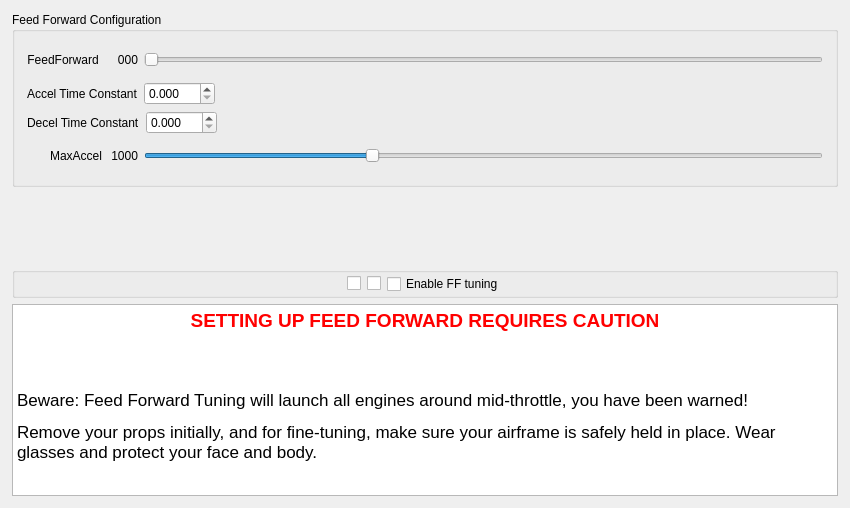
         <widget class="QWidget" name="scrollAreaWidgetContents_2">
          <property name="geometry">
           <rect>
            <x>0</x>
            <y>0</y>
            <width>850</width>
            <height>508</height>
           </rect>
          </property>
          <layout class="QVBoxLayout" name="verticalLayout_18">
           <property name="margin">
            <number>12</number>
           </property>
           <item>
            <widget class="QGroupBox" name="groupBox_12">
             <property name="title">
              <string>Feed Forward Configuration</string>
             </property>
             <layout class="QGridLayout" name="gridLayout_8">
              <property name="margin">
               <number>12</number>
              </property>
              <item row="2" column="0" colspan="3">
               <layout class="QHBoxLayout" name="horizontalLayout_10">
                <item>
                 <widget class="QLabel" name="label_22">
                  <property name="text">
                   <string>Decel Time Constant</string>
                  </property>
                 </widget>
                </item>
                <item>
                 <widget class="QDoubleSpinBox" name="decelTime">
                  <property name="enabled">
                   <bool>true</bool>
                  </property>
                  <property name="focusPolicy">
                   <enum>Qt::StrongFocus</enum>
                  </property>
                  <property name="toolTip">
                   <string>When tuning: Slowly raise decel time from zero to just
under the level where the motor starts to undershoot
its target speed when decelerating.

Do it after accel time is setup.</string>
                  </property>
                  <property name="decimals">
                   <number>3</number>
                  </property>
                  <property name="maximum">
                   <double>100.000000000000000</double>
                  </property>
                  <property name="singleStep">
                   <double>0.010000000000000</double>
                  </property>
                 </widget>
                </item>
                <item>
                 <spacer name="horizontalSpacer_12">
                  <property name="orientation">
                   <enum>Qt::Horizontal</enum>
                  </property>
                  <property name="sizeHint" stdset="0">
                   <size>
                    <width>40</width>
                    <height>20</height>
                   </size>
                  </property>
                 </spacer>
                </item>
               </layout>
              </item>
              <item row="1" column="0" colspan="3">
               <layout class="QHBoxLayout" name="horizontalLayout_9">
                <item>
                 <widget class="QLabel" name="label_21">
                  <property name="text">
                   <string>Accel Time Constant</string>
                  </property>
                 </widget>
                </item>
                <item>
                 <widget class="QDoubleSpinBox" name="accelTime">
                  <property name="enabled">
                   <bool>true</bool>
                  </property>
                  <property name="focusPolicy">
                   <enum>Qt::StrongFocus</enum>
                  </property>
                  <property name="toolTip">
                   <string>In miliseconds.
When tuning: Slowly raise accel time from zero to just
under the level where the motor starts to overshoot
its target speed.</string>
                  </property>
                  <property name="decimals">
                   <number>3</number>
                  </property>
                  <property name="maximum">
                   <double>100.000000000000000</double>
                  </property>
                  <property name="singleStep">
                   <double>0.010000000000000</double>
                  </property>
                 </widget>
                </item>
                <item>
                 <spacer name="horizontalSpacer_13">
                  <property name="orientation">
                   <enum>Qt::Horizontal</enum>
                  </property>
                  <property name="sizeHint" stdset="0">
                   <size>
                    <width>40</width>
                    <height>20</height>
                   </size>
                  </property>
                 </spacer>
                </item>
               </layout>
              </item>
              <item row="3" column="1">
               <widget class="QLabel" name="maxAccelSliderValue">
                <property name="maximumSize">
                 <size>
                  <width>16777215</width>
                  <height>16</height>
                 </size>
                </property>
                <property name="text">
                 <string>1000</string>
                </property>
                <property name="alignment">
                 <set>Qt::AlignRight|Qt::AlignTrailing|Qt::AlignVCenter</set>
                </property>
               </widget>
              </item>
              <item row="0" column="2">
               <widget class="QSlider" name="feedForwardSlider">
                <property name="enabled">
                 <bool>true</bool>
                </property>
                <property name="minimumSize">
                 <size>
                  <width>0</width>
                  <height>32</height>
                 </size>
                </property>
                <property name="focusPolicy">
                 <enum>Qt::StrongFocus</enum>
                </property>
                <property name="toolTip">
                 <string>Overall level of feed forward (in percentage).</string>
                </property>
                <property name="maximum">
                 <number>100</number>
                </property>
                <property name="singleStep">
                 <number>1</number>
                </property>
                <property name="orientation">
                 <enum>Qt::Horizontal</enum>
                </property>
                <property name="tickPosition">
                 <enum>QSlider::NoTicks</enum>
                </property>
               </widget>
              </item>
              <item row="3" column="2">
               <widget class="QSlider" name="maxAccelSlider">
                <property name="minimumSize">
                 <size>
                  <width>0</width>
                  <height>32</height>
                 </size>
                </property>
                <property name="focusPolicy">
                 <enum>Qt::StrongFocus</enum>
                </property>
                <property name="toolTip">
                 <string>Limits how much the engines can accelerate or decelerate.
In 'units per second', a sound default is 1000.</string>
                </property>
                <property name="minimum">
                 <number>500</number>
                </property>
                <property name="maximum">
                 <number>2000</number>
                </property>
                <property name="value">
                 <number>1000</number>
                </property>
                <property name="orientation">
                 <enum>Qt::Horizontal</enum>
                </property>
                <property name="invertedAppearance">
                 <bool>false</bool>
                </property>
                <property name="invertedControls">
                 <bool>false</bool>
                </property>
               </widget>
              </item>
              <item row="3" column="0">
               <widget class="QLabel" name="label_37">
                <property name="sizePolicy">
                 <sizepolicy hsizetype="Minimum" vsizetype="Preferred">
                  <horstretch>0</horstretch>
                  <verstretch>0</verstretch>
                 </sizepolicy>
                </property>
                <property name="minimumSize">
                 <size>
                  <width>0</width>
                  <height>0</height>
                 </size>
                </property>
                <property name="maximumSize">
                 <size>
                  <width>16777215</width>
                  <height>16</height>
                 </size>
                </property>
                <property name="text">
                 <string>MaxAccel</string>
                </property>
                <property name="alignment">
                 <set>Qt::AlignRight|Qt::AlignTrailing|Qt::AlignVCenter</set>
                </property>
               </widget>
              </item>
              <item row="0" column="1">
               <widget class="QLabel" name="feedForwardSliderValue">
                <property name="minimumSize">
                 <size>
                  <width>30</width>
                  <height>0</height>
                 </size>
                </property>
                <property name="text">
                 <string>000</string>
                </property>
                <property name="alignment">
                 <set>Qt::AlignRight|Qt::AlignTrailing|Qt::AlignVCenter</set>
                </property>
               </widget>
              </item>
              <item row="0" column="0">
               <widget class="QLabel" name="label_20">
                <property name="minimumSize">
                 <size>
                  <width>0</width>
                  <height>0</height>
                 </size>
                </property>
                <property name="text">
                 <string>FeedForward </string>
                </property>
                <property name="alignment">
                 <set>Qt::AlignRight|Qt::AlignTrailing|Qt::AlignVCenter</set>
                </property>
               </widget>
              </item>
             </layout>
            </widget>
           </item>
           <item>
            <spacer name="verticalSpacer_5">
             <property name="orientation">
              <enum>Qt::Vertical</enum>
             </property>
             <property name="sizeHint" stdset="0">
              <size>
               <width>20</width>
               <height>40</height>
              </size>
             </property>
            </spacer>
           </item>
           <item>
            <widget class="QGroupBox" name="groupBox_13">
             <property name="title">
              <string/>
             </property>
             <layout class="QHBoxLayout" name="horizontalLayout_5">
              <property name="margin">
               <number>0</number>
              </property>
              <item>
               <spacer name="horizontalSpacer_8">
                <property name="orientation">
                 <enum>Qt::Horizontal</enum>
                </property>
                <property name="sizeHint" stdset="0">
                 <size>
                  <width>267</width>
                  <height>20</height>
                 </size>
                </property>
               </spacer>
              </item>
              <item>
               <widget class="QCheckBox" name="ffTestBox1">
                <property name="focusPolicy">
                 <enum>Qt::StrongFocus</enum>
                </property>
                <property name="toolTip">
                 <string>&lt;!DOCTYPE HTML PUBLIC &quot;-//W3C//DTD HTML 4.0//EN&quot; &quot;http://www.w3.org/TR/REC-html40/strict.dtd&quot;&gt;
&lt;html&gt;&lt;head&gt;&lt;meta name=&quot;qrichtext&quot; content=&quot;1&quot; /&gt;&lt;style type=&quot;text/css&quot;&gt;
p, li { white-space: pre-wrap; }
&lt;/style&gt;&lt;/head&gt;&lt;body style=&quot; font-family:'Ubuntu'; font-size:11pt; font-weight:400; font-style:normal;&quot;&gt;
&lt;p style=&quot; margin-top:0px; margin-bottom:0px; margin-left:0px; margin-right:0px; -qt-block-indent:0; text-indent:0px;&quot;&gt;&lt;span style=&quot; font-family:'Sans'; font-size:10pt;&quot;&gt;Beware! Check &lt;/span&gt;&lt;span style=&quot; font-family:'Sans'; font-size:10pt; font-weight:600;&quot;&gt;all three&lt;/span&gt;&lt;span style=&quot; font-family:'Sans'; font-size:10pt;&quot;&gt; checkboxes to test Feed Forward.&lt;/span&gt;&lt;/p&gt;
&lt;p style=&quot; margin-top:0px; margin-bottom:0px; margin-left:0px; margin-right:0px; -qt-block-indent:0; text-indent:0px;&quot;&gt;&lt;span style=&quot; font-family:'Sans'; font-size:10pt;&quot;&gt;It will run only if your airframe armed.&lt;/span&gt;&lt;/p&gt;&lt;/body&gt;&lt;/html&gt;</string>
                </property>
                <property name="text">
                 <string/>
                </property>
               </widget>
              </item>
              <item>
               <widget class="QCheckBox" name="ffTestBox2">
                <property name="focusPolicy">
                 <enum>Qt::StrongFocus</enum>
                </property>
                <property name="toolTip">
                 <string>&lt;!DOCTYPE HTML PUBLIC &quot;-//W3C//DTD HTML 4.0//EN&quot; &quot;http://www.w3.org/TR/REC-html40/strict.dtd&quot;&gt;
&lt;html&gt;&lt;head&gt;&lt;meta name=&quot;qrichtext&quot; content=&quot;1&quot; /&gt;&lt;style type=&quot;text/css&quot;&gt;
p, li { white-space: pre-wrap; }
&lt;/style&gt;&lt;/head&gt;&lt;body style=&quot; font-family:'Ubuntu'; font-size:11pt; font-weight:400; font-style:normal;&quot;&gt;
&lt;p style=&quot; margin-top:0px; margin-bottom:0px; margin-left:0px; margin-right:0px; -qt-block-indent:0; text-indent:0px;&quot;&gt;&lt;span style=&quot; font-family:'Sans'; font-size:10pt;&quot;&gt;Beware! Check &lt;/span&gt;&lt;span style=&quot; font-family:'Sans'; font-size:10pt; font-weight:600;&quot;&gt;all three&lt;/span&gt;&lt;span style=&quot; font-family:'Sans'; font-size:10pt;&quot;&gt; checkboxes to test Feed Forward.&lt;/span&gt;&lt;/p&gt;
&lt;p style=&quot; margin-top:0px; margin-bottom:0px; margin-left:0px; margin-right:0px; -qt-block-indent:0; text-indent:0px;&quot;&gt;&lt;span style=&quot; font-family:'Sans'; font-size:10pt;&quot;&gt;It will run only if your airframe armed.&lt;/span&gt;&lt;/p&gt;&lt;/body&gt;&lt;/html&gt;</string>
                </property>
                <property name="text">
                 <string/>
                </property>
               </widget>
              </item>
              <item>
               <widget class="QCheckBox" name="ffTestBox3">
                <property name="focusPolicy">
                 <enum>Qt::StrongFocus</enum>
                </property>
                <property name="toolTip">
                 <string>&lt;!DOCTYPE HTML PUBLIC &quot;-//W3C//DTD HTML 4.0//EN&quot; &quot;http://www.w3.org/TR/REC-html40/strict.dtd&quot;&gt;
&lt;html&gt;&lt;head&gt;&lt;meta name=&quot;qrichtext&quot; content=&quot;1&quot; /&gt;&lt;style type=&quot;text/css&quot;&gt;
p, li { white-space: pre-wrap; }
&lt;/style&gt;&lt;/head&gt;&lt;body style=&quot; font-family:'Ubuntu'; font-size:11pt; font-weight:400; font-style:normal;&quot;&gt;
&lt;p style=&quot; margin-top:0px; margin-bottom:0px; margin-left:0px; margin-right:0px; -qt-block-indent:0; text-indent:0px;&quot;&gt;&lt;span style=&quot; font-family:'Sans'; font-size:10pt;&quot;&gt;Beware! Check &lt;/span&gt;&lt;span style=&quot; font-family:'Sans'; font-size:10pt; font-weight:600;&quot;&gt;all three&lt;/span&gt;&lt;span style=&quot; font-family:'Sans'; font-size:10pt;&quot;&gt; checkboxes to test Feed Forward.&lt;/span&gt;&lt;/p&gt;
&lt;p style=&quot; margin-top:0px; margin-bottom:0px; margin-left:0px; margin-right:0px; -qt-block-indent:0; text-indent:0px;&quot;&gt;&lt;span style=&quot; font-family:'Sans'; font-size:10pt;&quot;&gt;It will run only if your airframe armed.&lt;/span&gt;&lt;/p&gt;&lt;/body&gt;&lt;/html&gt;</string>
                </property>
                <property name="text">
                 <string>Enable FF tuning</string>
                </property>
               </widget>
              </item>
              <item>
               <spacer name="horizontalSpacer_7">
                <property name="orientation">
                 <enum>Qt::Horizontal</enum>
                </property>
                <property name="sizeHint" stdset="0">
                 <size>
                  <width>267</width>
                  <height>20</height>
                 </size>
                </property>
               </spacer>
              </item>
             </layout>
            </widget>
           </item>
           <item>
            <widget class="QTextBrowser" name="textBrowser">
             <property name="sizePolicy">
              <sizepolicy hsizetype="Expanding" vsizetype="MinimumExpanding">
               <horstretch>0</horstretch>
               <verstretch>0</verstretch>
              </sizepolicy>
             </property>
             <property name="minimumSize">
              <size>
               <width>0</width>
               <height>40</height>
              </size>
             </property>
             <property name="html">
              <string>&lt;!DOCTYPE HTML PUBLIC &quot;-//W3C//DTD HTML 4.0//EN&quot; &quot;http://www.w3.org/TR/REC-html40/strict.dtd&quot;&gt;
&lt;html&gt;&lt;head&gt;&lt;meta name=&quot;qrichtext&quot; content=&quot;1&quot; /&gt;&lt;style type=&quot;text/css&quot;&gt;
p, li { white-space: pre-wrap; }
&lt;/style&gt;&lt;/head&gt;&lt;body style=&quot; font-family:'Lucida Grande'; font-size:13pt; font-weight:400; font-style:normal;&quot;&gt;
&lt;table border=&quot;0&quot; style=&quot;-qt-table-type: root; margin-top:4px; margin-bottom:4px; margin-left:4px; margin-right:4px;&quot;&gt;
&lt;tr&gt;
&lt;td style=&quot;border: none;&quot;&gt;
&lt;p align=&quot;center&quot; style=&quot; margin-top:0px; margin-bottom:0px; margin-left:0px; margin-right:0px; -qt-block-indent:0; text-indent:0px;&quot;&gt;&lt;span style=&quot; font-family:'Ubuntu'; font-size:14pt; font-weight:600; color:#ff0000;&quot;&gt;SETTING UP FEED FORWARD REQUIRES CAUTION&lt;/span&gt;&lt;/p&gt;
&lt;p style=&quot;-qt-paragraph-type:empty; margin-top:0px; margin-bottom:0px; margin-left:0px; margin-right:0px; -qt-block-indent:0; text-indent:0px; font-family:'Ubuntu'; font-size:11pt;&quot;&gt;&lt;br /&gt;&lt;/p&gt;
&lt;p style=&quot; margin-top:0px; margin-bottom:0px; margin-left:0px; margin-right:0px; -qt-block-indent:0; text-indent:0px;&quot;&gt;&lt;span style=&quot; font-family:'Ubuntu'; font-size:11pt;&quot;&gt;&lt;br /&gt;&lt;/span&gt;&lt;/p&gt;
&lt;p style=&quot; margin-top:0px; margin-bottom:0px; margin-left:0px; margin-right:0px; -qt-block-indent:0; text-indent:0px;&quot;&gt;Beware: Feed Forward Tuning will launch all engines around mid-throttle, you have been warned!&lt;/p&gt;
&lt;p style=&quot; margin-top:12px; margin-bottom:12px; margin-left:0px; margin-right:0px; -qt-block-indent:0; text-indent:0px;&quot;&gt;Remove your props initially, and for fine-tuning, make sure your airframe is safely held in place. Wear glasses and protect your face and body.&lt;/p&gt;&lt;/td&gt;&lt;/tr&gt;&lt;/table&gt;&lt;/body&gt;&lt;/html&gt;</string>
             </property>
            </widget>
           </item>
          </layout>
         </widget>
